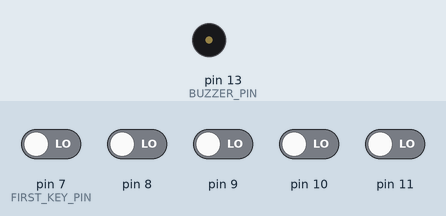
This sketch was run on a simulated Arduino Uno, built with avr-gcc and run on an emulated ATmega328P. Parts: buzzer (waves = sounding). Inputs (shaded band) come from the test bench; at power-on: pin 7 (FIRST_KEY_PIN), pin 8–11 LOW.

Above: at 0.1 s.
At 1.2 s:
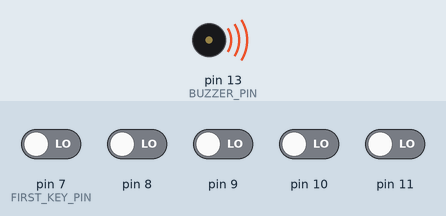
Timing chart, 0 to 0.2 s (numbered marks = the images above; inputs shaded):
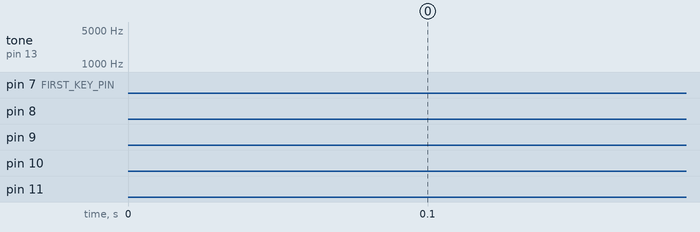

The sketch:

bonus1.ino
```cpp
#include <Arduino.h>

#define BUZZER_PIN 13
#define FIRST_KEY_PIN 7
#define KEY_COUNT 5

void setup()
{
    pinMode(BUZZER_PIN, OUTPUT);
}

unsigned char i = 0;

void loop()
{

    int keyPin = i + FIRST_KEY_PIN;

    bool keyUp = digitalRead(keyPin);

    if (!keyUp)
    {
        int frequency = 2500 + i * 500;

        tone(BUZZER_PIN, frequency, 20);
    }

    ++i %= KEY_COUNT;
}
```
